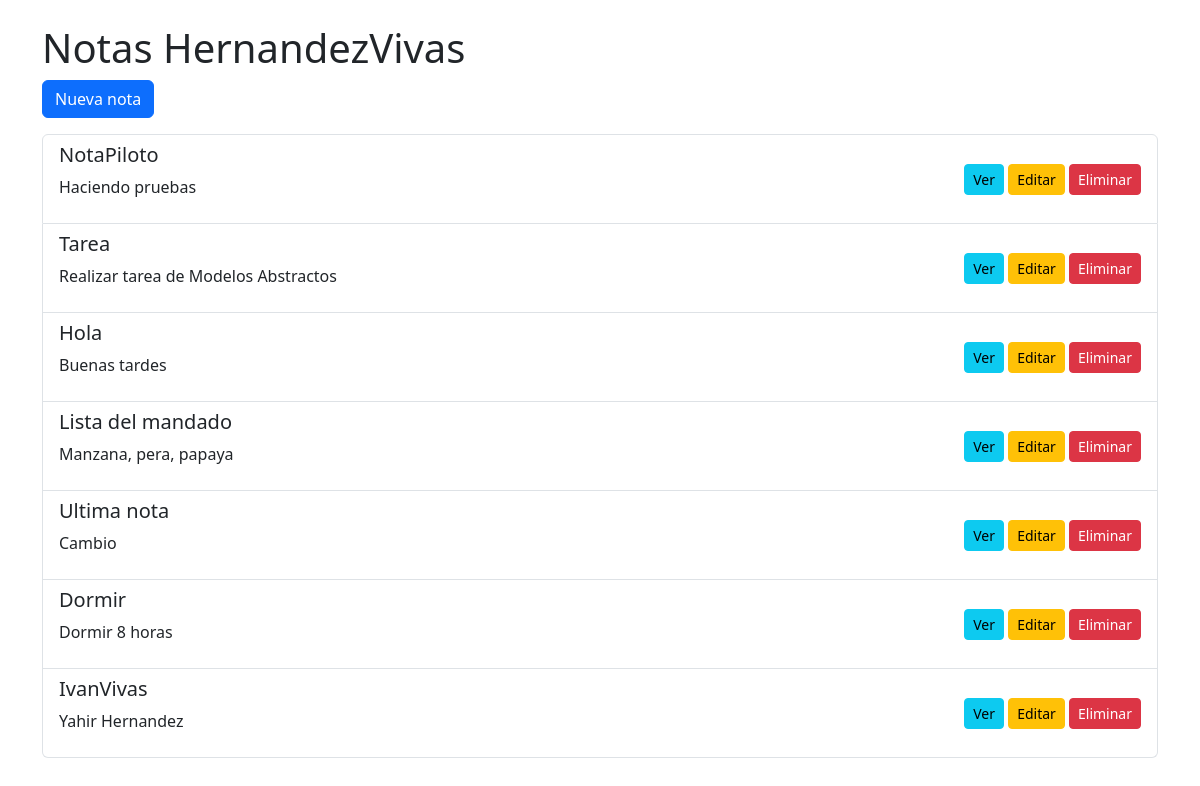
The app's page /notes_HernandezVivas/, older data.
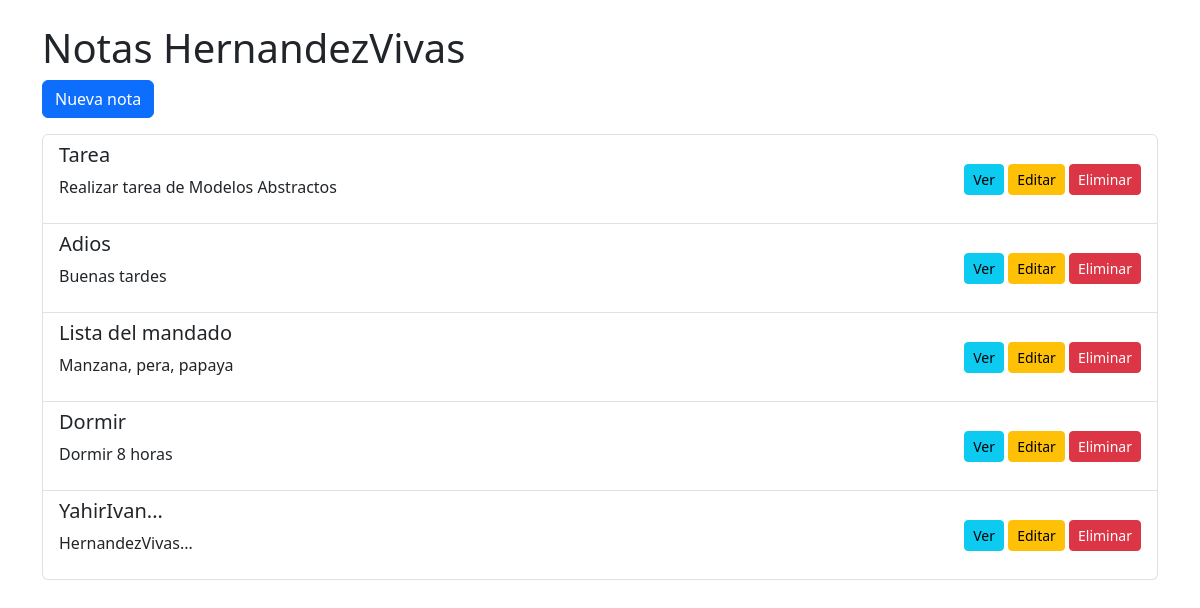
The same page, newer data.
### notes_HernandezVivas/models.py (models this page shows, shortened)
class Note(models.Model):
    user = models.ForeignKey(User, on_delete=models.CASCADE, related_name='notes')
    title = models.CharField(max_length=200)
    content = models.TextField()
    creation_date = models.DateTimeField(auto_now_add=True)

### notes_HernandezVivas/views.py (the view)
# urls.py: path('', HomePageView.as_view(), name='home'),
class HomePageView(ListView):
    template_name = "notes/note_list_HernandezVivas.html"
    model = Note

### templates/notes/note_list_HernandezVivas.html (shortened to what this page needs)
<!DOCTYPE html>
<html lang="en">
<head>
    <link href="https://cdn.jsdelivr.net/npm/bootstrap@5.3.0-alpha1/dist/css/bootstrap.min.css" rel="stylesheet">
</head>
<body>
    {% block content %}
    <div class="container my-4">
        <h1>Notas HernandezVivas</h1>
        <a href="{% url 'new' %}" class="btn btn-primary mb-3">Nueva nota</a>
        <ul class="list-group">
            {% for nota in object_list %}
                <li class="list-group-item d-flex justify-content-between align-items-center">
                    <div>
                        <h5>{{ nota.title }}</h5>
                        <p>{{ nota.content }}</p>
                    </div>
                    <div>
                        <a href="{% url 'detail' nota.id %}" class="btn btn-info btn-sm">Ver</a>
                        <a href="{% url 'edit' nota.id %} " class="btn btn-warning btn-sm">Editar</a>
                        <a href="{% url 'delete' nota.id %}" class="btn btn-danger btn-sm">Eliminar</a>
                    </div>
                </li>
            {% endfor %}
        </ul>
    </div>
    {% endblock %}
</body>
</html>

Row changes from the older to the newer data that the page shows:
removed Note: title "NotaPiloto", content "Haciendo pruebas"
removed Note: title "Ultima nota", content "Cambio"
removed Note: title "IvanVivas", content "Yahir Hernandez"
changed Note "Buenas tardes": title "Hola" → "Adios"
added Note: title "YahirIvan...", content "HernandezVivas..."
